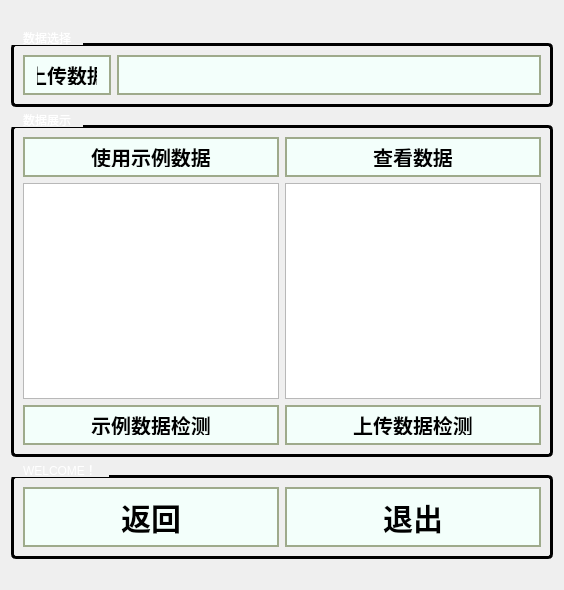
      <widget class="QWidget" name="page_dig3">
       <property name="styleSheet">
        <string notr="true">page_dig3 {
    border-image: url(:/img/images/5.jpg) 0 0 0 0 stretch stretch;
}
</string>
       </property>
       <layout class="QVBoxLayout" name="verticalLayout_32">
        <item>
         <layout class="QVBoxLayout" name="verticalLayout_92" stretch="1,11,1">
          <property name="topMargin">
           <number>20</number>
          </property>
          <property name="bottomMargin">
           <number>20</number>
          </property>
          <item>
           <layout class="QHBoxLayout" name="horizontalLayout_114">
            <item>
             <widget class="QGroupBox" name="groupBox_27">
              <property name="styleSheet">
               <string notr="true">QGroupBox {
    border: 3px solid ffffff;
    border-radius: 5px;             
    margin-top: 12px;                              
    font: bold 24px &quot;微软雅黑&quot;;       
	color: white;
}

QGroupBox::title {
    subcontrol-origin: margin;     
    subcontrol-position: top left;  
    padding: 0 10px;                
}
</string>
              </property>
              <property name="title">
               <string>数据选择</string>
              </property>
              <layout class="QHBoxLayout" name="horizontalLayout_115" stretch="1,8">
               <item>
                <layout class="QVBoxLayout" name="verticalLayout_93">
                 <item>
                  <widget class="QPushButton" name="btn_filedig3">
                   <property name="styleSheet">
                    <string notr="true">QPushButton { 
    color: rgb(0, 0, 0);
	background-color: rgb(243, 255, 251);                        
    border: 2px solid rgb(158, 170, 139);      
    border-radius: 0px;                          
    font-weight: bold;  
    padding: 8px 12px;  
    font-weight: bold;
    font-size: 20px;     
    min-width: 60px;   
    min-height: 20px;    
}

QPushButton:hover {
    background-color: rgb(180, 220, 255);    
}

QPushButton:pressed {
    background-color: rgb(150, 200, 255);    
}</string>
                   </property>
                   <property name="text">
                    <string>上传数据</string>
                   </property>
                  </widget>
                 </item>
                </layout>
               </item>
               <item>
                <layout class="QHBoxLayout" name="horizontalLayout_116" stretch="8">
                 <property name="bottomMargin">
                  <number>0</number>
                 </property>
                 <item>
                  <layout class="QVBoxLayout" name="verticalLayout_94">
                   <item>
                    <widget class="QLineEdit" name="line_filepathdig3">
                     <property name="styleSheet">
                      <string notr="true">QLineEdit {
    color: rgb(0, 0, 0);                          
    background-color: rgb(243, 255, 251);         
    border: 2px solid rgb(158, 170, 139);          
    border-radius: 0px;                           
    padding: 3px 8px;                             
    font-weight: bold;                           
    font-size: 15px;                             
    min-height: 30px;                            
}


QLineEdit:hover {
    background-color: rgb(180, 220, 255);
}

QLineEdit:focus {
    background-color: rgb(150, 200, 255);
    border: 2px solid rgb(100, 140, 100);
}
</string>
                     </property>
                    </widget>
                   </item>
                  </layout>
                 </item>
                </layout>
               </item>
              </layout>
             </widget>
            </item>
           </layout>
          </item>
          <item>
           <layout class="QHBoxLayout" name="horizontalLayout_119">
            <item>
             <layout class="QHBoxLayout" name="horizontalLayout_120" stretch="0">
              <item>
               <widget class="QGroupBox" name="groupBox_29">
                <property name="styleSheet">
                 <string notr="true">QGroupBox {
	color: white;
    border: 3px solid ffffff;
    border-radius: 5px;             
    margin-top: 12px;                               
    font: bold 24px &quot;微软雅黑&quot;;       
}

QGroupBox::title {
    subcontrol-origin: margin;     
    subcontrol-position: top left;  
    padding: 0 10px;                
}
</string>
                </property>
                <property name="title">
                 <string>数据展示</string>
                </property>
                <layout class="QHBoxLayout" name="horizontalLayout_121">
                 <item>
                  <layout class="QVBoxLayout" name="verticalLayout_96" stretch="1,8,1">
                   <item>
                    <layout class="QHBoxLayout" name="horizontalLayout_122">
                     <property name="leftMargin">
                      <number>0</number>
                     </property>
                     <property name="topMargin">
                      <number>0</number>
                     </property>
                     <property name="rightMargin">
                      <number>0</number>
                     </property>
                     <item>
                      <widget class="QPushButton" name="data_exampledig3">
                       <property name="styleSheet">
                        <string notr="true">QPushButton { 
    color: rgb(0, 0, 0);
	background-color: rgb(243, 255, 251);                        
    border: 2px solid rgb(158, 170, 139);      
    border-radius: 0px;                          
    font-weight: bold;  
    padding: 8px 12px;  
    font-weight: bold;
    font-size: 20px;     
    min-width: 60px;   
    min-height: 20px;    
}

QPushButton:hover {
    background-color: rgb(180, 220, 255);    
}

QPushButton:pressed {
    background-color: rgb(150, 200, 255);    
}</string>
                       </property>
                       <property name="text">
                        <string>使用示例数据</string>
                       </property>
                      </widget>
                     </item>
                    </layout>
                   </item>
                   <item>
                    <layout class="QHBoxLayout" name="horizontalLayout_123">
                     <item>
                      <widget class="QTextBrowser" name="Browser_exampledig3"/>
                     </item>
                    </layout>
                   </item>
                   <item>
                    <layout class="QHBoxLayout" name="horizontalLayout_124">
                     <property name="leftMargin">
                      <number>0</number>
                     </property>
                     <property name="rightMargin">
                      <number>0</number>
                     </property>
                     <property name="bottomMargin">
                      <number>0</number>
                     </property>
                     <item>
                      <widget class="QPushButton" name="select_exampledig3">
                       <property name="styleSheet">
                        <string notr="true">QPushButton { 
    color: rgb(0, 0, 0);
	background-color: rgb(243, 255, 251);                        
    border: 2px solid rgb(158, 170, 139);      
    border-radius: 0px;                          
    font-weight: bold;  
    padding: 8px 12px;  
    font-weight: bold;
    font-size: 20px;     
    min-width: 60px;   
    min-height: 20px;    
}

QPushButton:hover {
    background-color: rgb(180, 220, 255);    
}

QPushButton:pressed {
    background-color: rgb(150, 200, 255);    
}</string>
                       </property>
                       <property name="text">
                        <string>示例数据检测</string>
                       </property>
                      </widget>
                     </item>
                    </layout>
                   </item>
                  </layout>
                 </item>
                 <item>
                  <layout class="QVBoxLayout" name="verticalLayout_97" stretch="1,8,1">
                   <item>
                    <layout class="QHBoxLayout" name="horizontalLayout_125">
                     <property name="leftMargin">
                      <number>0</number>
                     </property>
                     <property name="topMargin">
                      <number>0</number>
                     </property>
                     <property name="rightMargin">
                      <number>0</number>
                     </property>
                     <item>
                      <widget class="QPushButton" name="data_owndig3">
                       <property name="styleSheet">
                        <string notr="true">QPushButton { 
    color: rgb(0, 0, 0);
	background-color: rgb(243, 255, 251);                        
    border: 2px solid rgb(158, 170, 139);      
    border-radius: 0px;                          
    font-weight: bold;  
    padding: 8px 12px;  
    font-weight: bold;
    font-size: 20px;     
    min-width: 60px;   
    min-height: 20px;    
}

QPushButton:hover {
    background-color: rgb(180, 220, 255);    
}

QPushButton:pressed {
    background-color: rgb(150, 200, 255);    
}</string>
                       </property>
                       <property name="text">
                        <string>查看数据</string>
                       </property>
                      </widget>
                     </item>
                    </layout>
                   </item>
                   <item>
                    <layout class="QHBoxLayout" name="horizontalLayout_126">
                     <item>
                      <widget class="QTextBrowser" name="Browser_owndig3"/>
                     </item>
                    </layout>
                   </item>
                   <item>
                    <layout class="QHBoxLayout" name="horizontalLayout_127">
                     <property name="leftMargin">
                      <number>0</number>
                     </property>
                     <property name="rightMargin">
                      <number>0</number>
                     </property>
                     <property name="bottomMargin">
                      <number>0</number>
                     </property>
                     <item>
                      <widget class="QPushButton" name="select_owndig3">
                       <property name="styleSheet">
                        <string notr="true">QPushButton { 
    color: rgb(0, 0, 0);
	background-color: rgb(243, 255, 251);                        
    border: 2px solid rgb(158, 170, 139);      
    border-radius: 0px;                          
    font-weight: bold;  
    padding: 8px 12px;  
    font-weight: bold;
    font-size: 20px;     
    min-width: 60px;   
    min-height: 20px;    
}

QPushButton:hover {
    background-color: rgb(180, 220, 255);    
}

QPushButton:pressed {
    background-color: rgb(150, 200, 255);    
}</string>
                       </property>
                       <property name="text">
                        <string>上传数据检测</string>
                       </property>
                      </widget>
                     </item>
                    </layout>
                   </item>
                  </layout>
                 </item>
                </layout>
               </widget>
              </item>
             </layout>
            </item>
           </layout>
          </item>
          <item>
           <layout class="QHBoxLayout" name="horizontalLayout_128">
            <item>
             <widget class="QGroupBox" name="groupBox_30">
              <property name="styleSheet">
               <string notr="true">QGroupBox {
    border: 3px solid ffffff;
    border-radius: 5px;             
    margin-top: 12px;                              
    font: bold 24px &quot;微软雅黑&quot;;       
	color: white;
}

QGroupBox::title {
    subcontrol-origin: margin;     
    subcontrol-position: top left;  
    padding: 0 10px;                
}
</string>
              </property>
              <property name="title">
               <string>WELCOME！</string>
              </property>
              <layout class="QHBoxLayout" name="horizontalLayout_129">
               <item>
                <layout class="QVBoxLayout" name="verticalLayout_98">
                 <item>
                  <widget class="QPushButton" name="btn_backdig3">
                   <property name="styleSheet">
                    <string notr="true">QPushButton { 
    color: rgb(0, 0, 0);
	background-color: rgb(243, 255, 251);                        
    border: 2px solid rgb(158, 170, 139);      
    border-radius: 0px;                          
    font-weight: bold;  
    padding: 8px 12px;  
    font-weight: bold;
    font-size: 30px;     
    min-width: 120px;   
    min-height: 40px;    
}

QPushButton:hover {
    background-color: rgb(180, 220, 255);    
}

QPushButton:pressed {
    background-color: rgb(150, 200, 255);    
}</string>
                   </property>
                   <property name="text">
                    <string>返回</string>
                   </property>
                  </widget>
                 </item>
                </layout>
               </item>
               <item>
                <layout class="QHBoxLayout" name="horizontalLayout_130">
                 <item>
                  <widget class="QPushButton" name="btn_exitdig3">
                   <property name="styleSheet">
                    <string notr="true">QPushButton { 
    color: rgb(0, 0, 0);
	background-color: rgb(243, 255, 251);                        
    border: 2px solid rgb(158, 170, 139);      
    border-radius: 0px;                          
    font-weight: bold;  
    padding: 8px 12px;  
    font-weight: bold;
    font-size: 30px;     
    min-width: 120px;   
    min-height: 40px;    
}

QPushButton:hover {
    background-color: rgb(180, 220, 255);    
}

QPushButton:pressed {
    background-color: rgb(150, 200, 255);    
}</string>
                   </property>
                   <property name="text">
                    <string>退出</string>
                   </property>
                  </widget>
                 </item>
                </layout>
               </item>
              </layout>
             </widget>
            </item>
           </layout>
          </item>
         </layout>
        </item>
       </layout>
      </widget>
